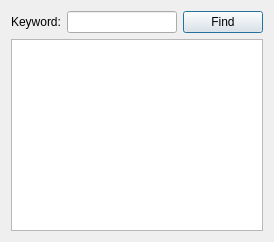
<?xml version="1.0" encoding="UTF-8"?>
<ui version="4.0">
 <class>TextFinder</class>
 <widget class="QDialog" name="TextFinder">
  <property name="geometry">
   <rect>
    <x>0</x>
    <y>0</y>
    <width>274</width>
    <height>242</height>
   </rect>
  </property>
  <property name="windowTitle">
   <string>TextFinder</string>
  </property>
  <layout class="QVBoxLayout" name="verticalLayout">
   <item>
    <layout class="QHBoxLayout" name="horizontalLayout">
     <item>
      <widget class="QLabel" name="label">
       <property name="text">
        <string>Keyword:</string>
       </property>
      </widget>
     </item>
     <item>
      <widget class="QLineEdit" name="lineEdit"/>
     </item>
     <item>
      <widget class="QPushButton" name="findButton">
       <property name="text">
        <string>Find</string>
       </property>
      </widget>
     </item>
    </layout>
   </item>
   <item>
    <widget class="QTextEdit" name="textEdit"/>
   </item>
  </layout>
 </widget>
 <resources/>
 <connections/>
</ui>
